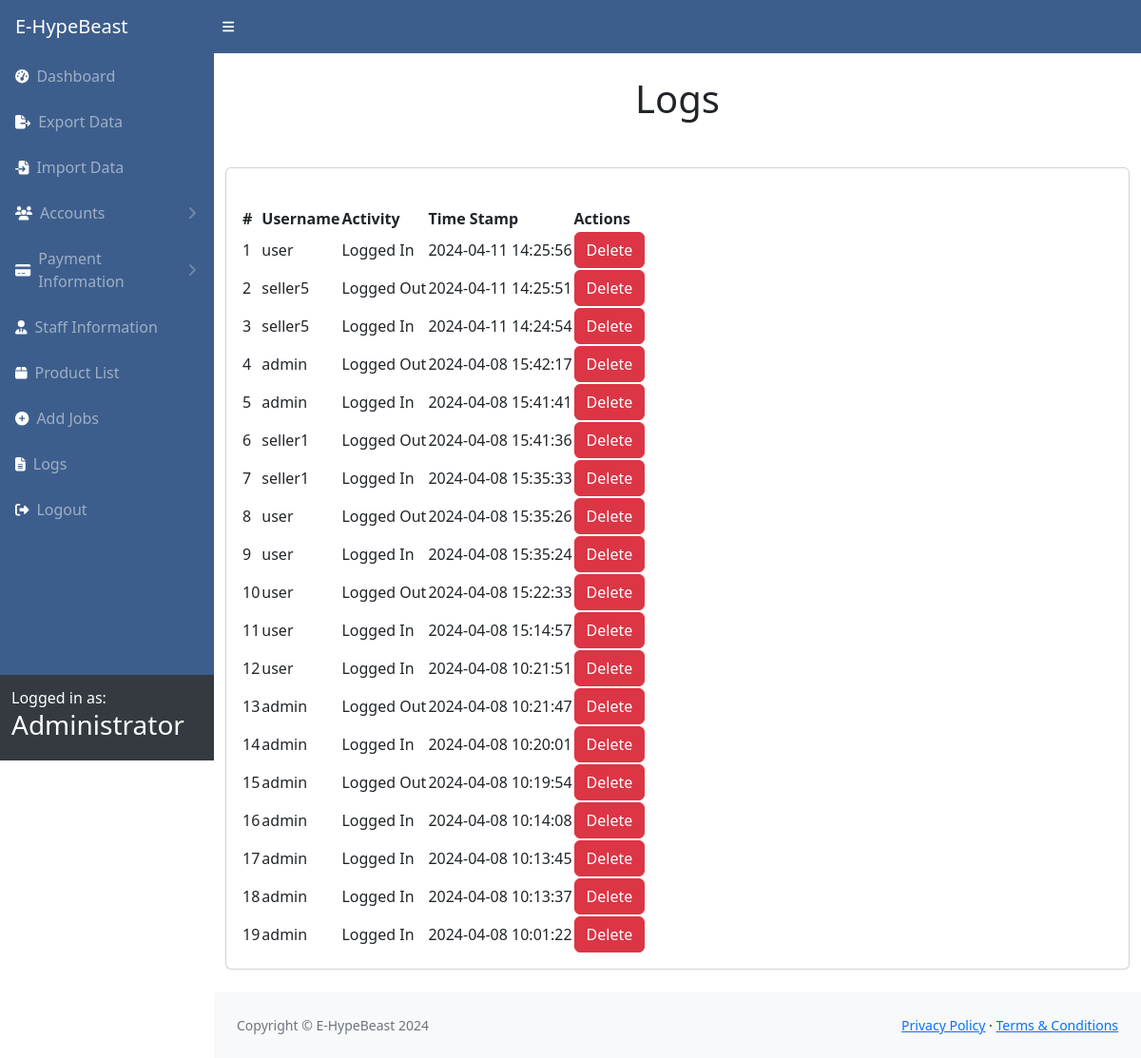
/logs/Logs.php, run on the app's committed database.
### tables this page shows
CREATE TABLE `user` (
  `id` int(11) NOT NULL,
  `image` varchar(255) NOT NULL,
  `fname` varchar(255) NOT NULL,
  `sex` varchar(255) NOT NULL,
  `age` int(11) NOT NULL,
  `email` varchar(255) NOT NULL,
  `number` varchar(100) NOT NULL,
  `username` varchar(255) NOT NULL,
  `address` varchar(255) NOT NULL,
  `pass` varchar(255) NOT NULL,
  `user_type` varchar(255) NOT NULL
);

CREATE TABLE `logs` (
  `id` int(11) NOT NULL,
  `username` varchar(255) NOT NULL,
  `action` text NOT NULL,
  `timestamp` timestamp NOT NULL DEFAULT current_timestamp(),
  `user_type` varchar(255) NOT NULL,
  `system_type` varchar(100) NOT NULL
);

### logs/Logs.php (the view, shortened to what this page needs)
<?php include('../adminHeader.php'); ?>
        <div class="page-wrapper">
            <div class="content container-fluid">
                <div class="page-header">
                    <div class="row align-items-center ">
                        <div class="col ">
                            <div class="mt-4">
                                <h1 class="card-title float-left mt-2 text-center ">Logs</h1>
                            </div>
                        </div>
                    </div>
                </div>
                <div class="card mb-4 mt-5">
                    <div class="card-body mt-4">
                        <table id="datatablesSimple">
                            <thead>
                                <tr>
								    <th>#</th>
	    							<th>Username</th>
		    						<th>Activity</th>
			    					<th>Time Stamp</th>
				    				<th>Actions</th>
					    		</tr>
						    </thead>
								<?php
								$sql = "SELECT * FROM logs WHERE system_type = 'HypeBeast' ORDER BY id DESC";
								$result = $connforMyOnlineDb->query($sql);
								if ($result->num_rows > 0) {
                                    $count = 1;
									while ($row = $result->fetch_assoc()) {
										echo "<td>" . $count . "</td>";
										echo "<td>" . $row['username'] . "</td>";
										echo "<td>" . $row['action'] . "</td>";
										echo "<td>" . $row['timestamp'] . "</td>";
										echo "<td>";
										echo "<button class='btn btn-delete btn-danger' onclick='confirmDelete(" . $row['id'] . ")'>Delete</button>";
										echo "</td>";
                                        $count++;
									}
								} else {
									echo "<tr><td colspan='8' class='text-center text-danger'>No results found</td></tr>";
								}
								?>
                        </table>
                    </div>
                </div>
            </div>
        </div>
    </main>
<?php include('../includes/footer.php'); ?>
<?php include('../includes/script.php'); ?>

### adminHeader.php (shortened to what this page needs)
<?php
include('connection.php');
$sql = "SELECT * FROM user WHERE user_type = 'HypeBeast admin'";
$result = $connforMyOnlineDb->query($sql);
if ($result->num_rows > 0) {
    $users = $result->fetch_assoc();
} else {
    die('User not found.');
}
$base_url = $_SERVER['REQUEST_SCHEME'] . '://' . $_SERVER['HTTP_HOST'] . '/e-hypebeast/';
?>
<!DOCTYPE html>
<html lang="en">
<head>
    <link href="<?= $base_url ?>css/style.min.css" rel="stylesheet" />
    <link href="<?= $base_url ?>css/styles.css" rel="stylesheet" />
</head>
<body class="sb-nav-fixed">
    <nav class="sb-topnav navbar navbar-expand" style="background-color: #3D5E8C">
        <a class="navbar-brand ps-3 text-white" href="<?= $base_url ?>admin/admin.php">E-HypeBeast</a>
        <button class="btn btn-link btn-sm order-1 order-lg-0 me-4 me-lg-0 text-white" id="sidebarToggle" href="#!"><i class="fas fa-bars"></i></button>
    </nav>
    <div id="layoutSidenav">
        <div id="layoutSidenav_nav">
            <nav class="sb-sidenav accordion sb-sidenav-dark" id="sidenavAccordion" style="background-color: #3D5E8C">
                <div class="sb-sidenav-menu">
                    <div class="nav">
                        <a class="nav-link " href="<?= $base_url ?>admin/admin.php">
                            <div class="sb-nav-link-icon text-white"><i class="fa-solid fa-tachometer-alt"></i></div>
                            Dashboard
                        </a>
                        <a class="nav-link" href="<?= $base_url ?>xml/export.php">
                            <div class="sb-nav-link-icon text-white"><i class="fa-solid fa-file-export"></i></div>
                            Export Data
                        </a>
                        <a class="nav-link" href="<?= $base_url ?>xml/import.php">
                            <div class="sb-nav-link-icon text-white"><i class="fa-solid fa-file-import"></i></div>
                            Import Data
                        </a>
                        <a class="nav-link collapsed" href="#" data-bs-toggle="collapse" data-bs-target="#collapseLayouts" aria-expanded="false" aria-controls="collapseLayouts">
                            <div class="sb-nav-link-icon text-white"><i class="fa-solid fa-users"></i></i></div>
                            Accounts
                            <div class="sb-sidenav-collapse-arrow"><i class="fas fa-angle-down"></i></div>
                        </a>
                        <a class="nav-link collapsed" href="#" data-bs-toggle="collapse" data-bs-target="#payment" aria-expanded="false" aria-controls="payment">
                            <div class="sb-nav-link-icon text-white"><i class="fa-solid fa-credit-card"></i></div>
                            Payment Information
                            <div class="sb-sidenav-collapse-arrow"><i class="fas fa-angle-down"></i></div>
                        </a>
                        <a class="nav-link" href="<?= $base_url ?>admin/all-staff.php">
                            <div class="sb-nav-link-icon text-white"><i class="fa-solid fa-user-tie"></i></div>
                            Staff Information
                        </a>
                        <a class="nav-link" href="<?= $base_url ?>admin/all-product.php">
                            <div class="sb-nav-link-icon text-white"><i class="fa-solid fa-box"></i></div>
                            Product List
                        </a>
                        <a class="nav-link" href="<?= $base_url ?>admin/jobs.php">
                            <div class="sb-nav-link-icon text-white"><i class="fa-solid fa-plus-circle"></i></div>
                            Add Jobs
                        </a>
                        <a class="nav-link" href="<?= $base_url ?>logs/Logs.php">
                            <div class="sb-nav-link-icon text-white"><i class="fa-solid fa-file-alt"></i></div>
                            Logs
                        </a>
                        <a class="nav-link" onclick="logout()">
                            <div class="sb-nav-link-icon text-white"><i class="fa-solid fa-right-from-bracket"></i></div>
                            Logout
                        </a>
                    </div>
                </div>
                <div class="sb-sidenav-footer">
                    <div class="medium text-white">Logged in as:</div>
                    <h3 class="text-white"><?php echo $users['fname'] ?></h3>
                </div>
            </nav>
        </div>
        <div id="layoutSidenav_content">
            <main>

### includes/footer.php
    <footer class="py-4 bg-light mt-auto">
        <div class="container-fluid px-4">
            <div class="d-flex align-items-center justify-content-between small">
                <div class="text-muted">Copyright &copy; E-HypeBeast 2024</div>
                    <div>
                        <a href="#">Privacy Policy</a>
                            &middot;
                        <a href="#">Terms &amp; Conditions</a>
                    </div>
                </div>
            </div>
    </footer>
</div>
</div>

### includes/script.php (shortened to what this page needs)
    </body>
</html>

### data on the page
user: fname "Administrator"
logs: username "user", action "Logged In", timestamp "2024-04-11 14:25:56"
logs: username "seller5", action "Logged Out", timestamp "2024-04-11 14:25:51"
logs: username "seller5", action "Logged In", timestamp "2024-04-11 14:24:54"
logs: username "admin", action "Logged Out", timestamp "2024-04-08 15:42:17"
logs: username "admin", action "Logged In", timestamp "2024-04-08 15:41:41"
logs: username "seller1", action "Logged Out", timestamp "2024-04-08 15:41:36"
logs: username "seller1", action "Logged In", timestamp "2024-04-08 15:35:33"
logs: username "user", action "Logged Out", timestamp "2024-04-08 15:35:26"
logs: username "user", action "Logged In", timestamp "2024-04-08 15:35:24"
logs: username "user", action "Logged Out", timestamp "2024-04-08 15:22:33"
logs: username "user", action "Logged In", timestamp "2024-04-08 15:14:57"
logs: username "user", action "Logged In", timestamp "2024-04-08 10:21:51"
logs: username "admin", action "Logged Out", timestamp "2024-04-08 10:21:47"
logs: username "admin", action "Logged In", timestamp "2024-04-08 10:20:01"
logs: username "admin", action "Logged Out", timestamp "2024-04-08 10:19:54"
logs: username "admin", action "Logged In", timestamp "2024-04-08 10:14:08"
logs: username "admin", action "Logged In", timestamp "2024-04-08 10:13:45"
logs: username "admin", action "Logged In", timestamp "2024-04-08 10:13:37"
logs: username "admin", action "Logged In", timestamp "2024-04-08 10:01:22"
